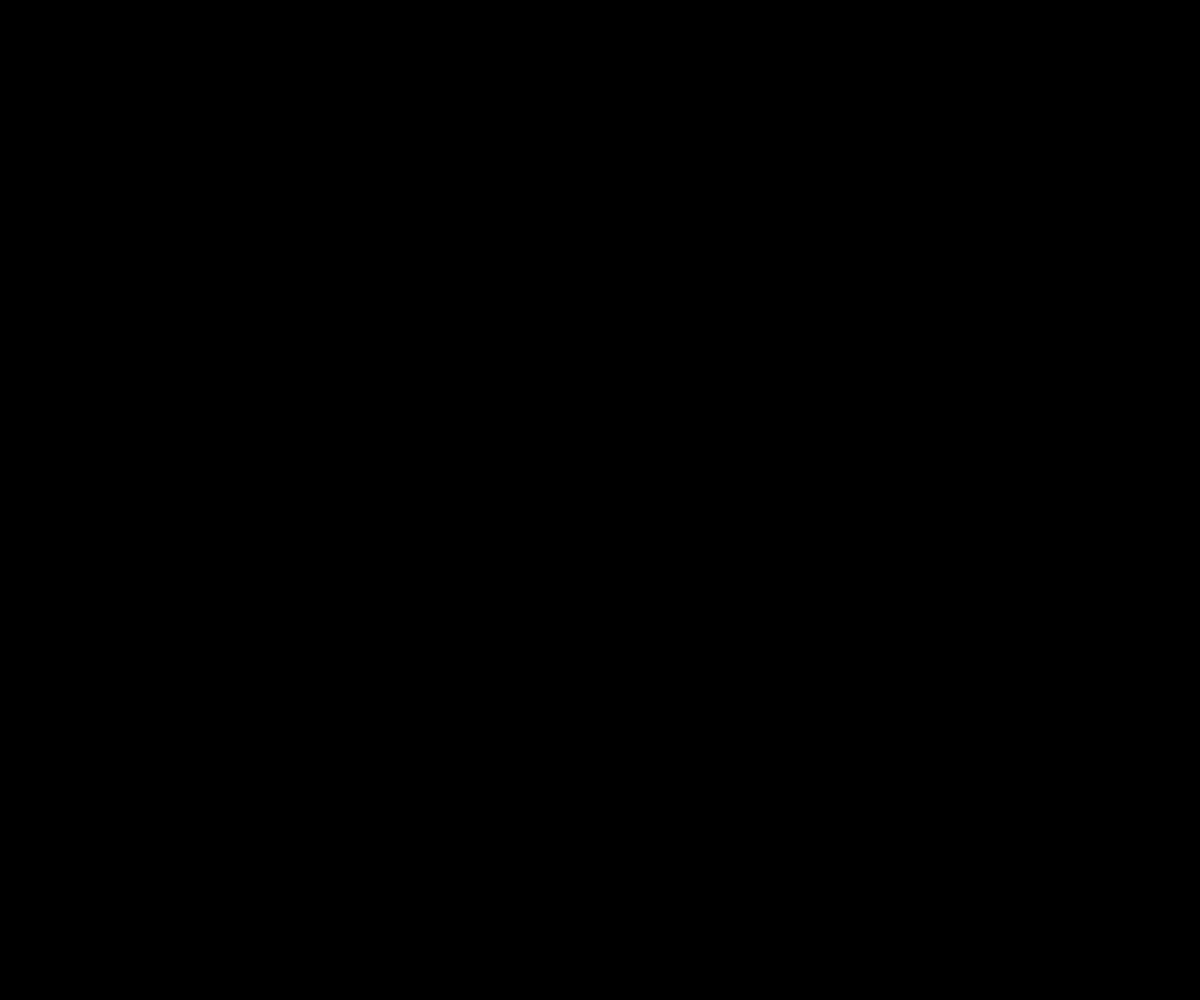
Frame 1 (no input)
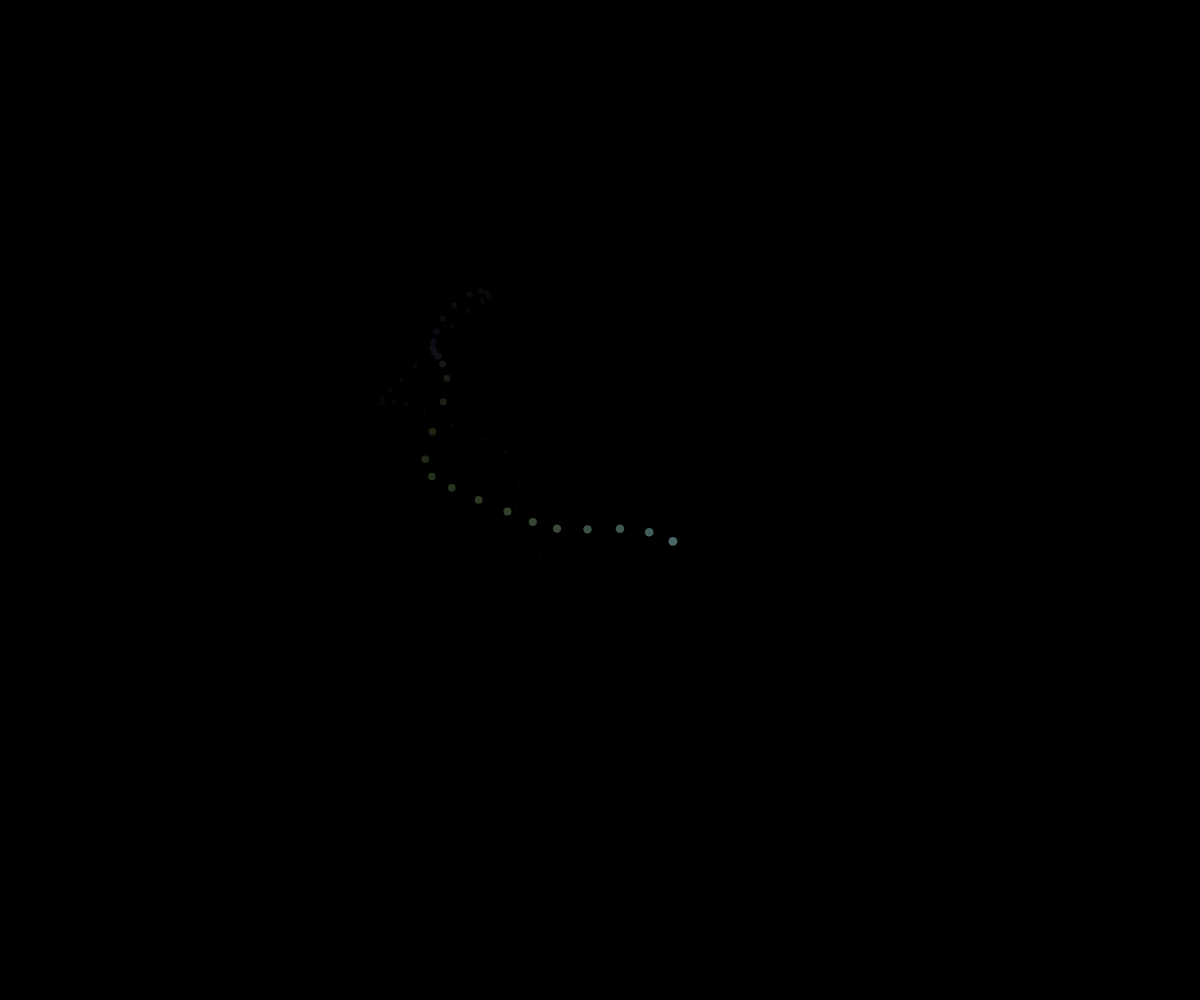
Frame 60 (no input)
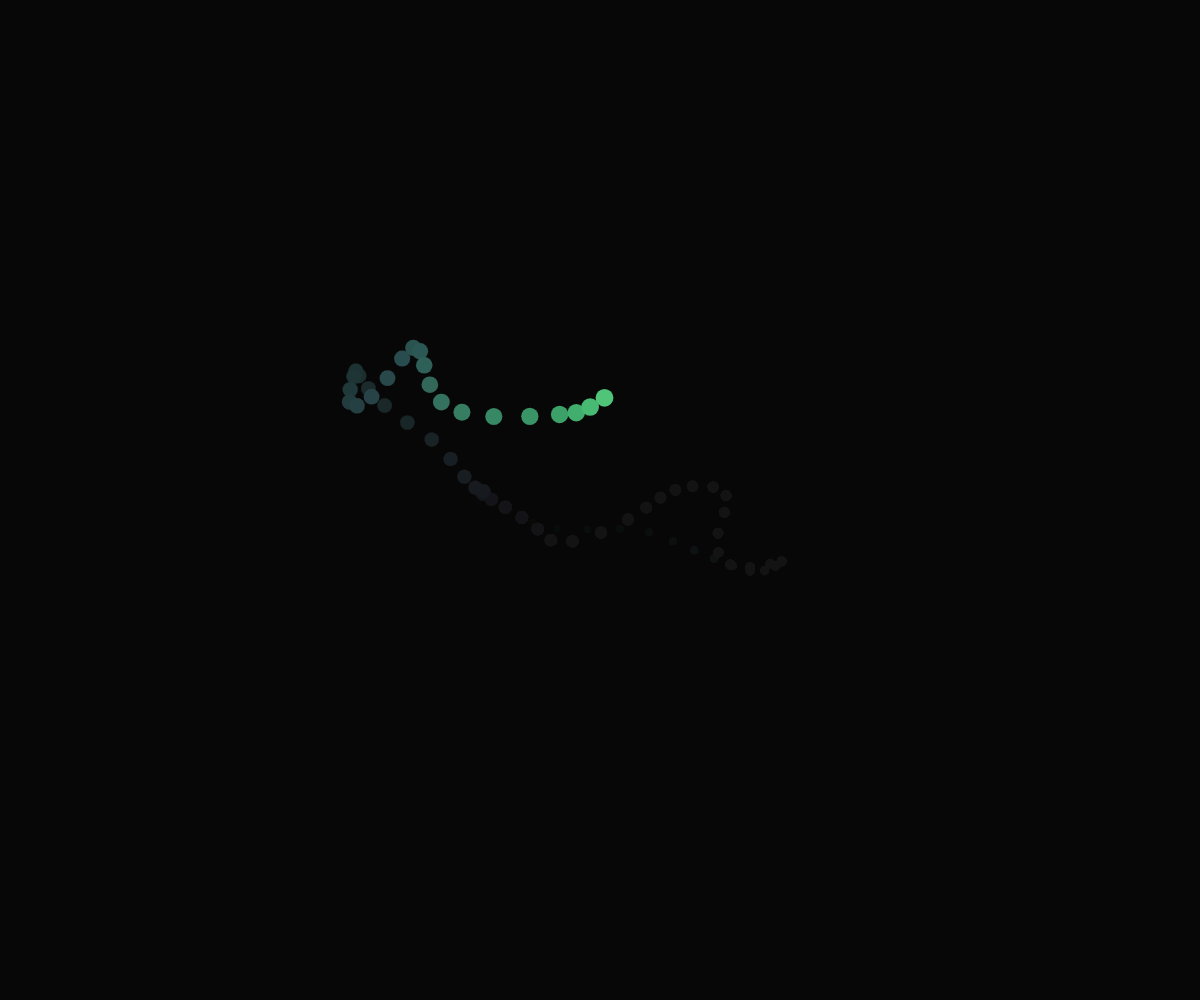
Frame 120 (the mouse pressed at the canvas centre since frame 60)

The p5.js sketch that drew these frames (run headless with seeded random() and noise() and a simulated clock; from frame 60 on, the mouse is pressed at the canvas centre):

// p5.js sketch
// ── sketch.js
var t;

function setup() {
  createCanvas(w=windowWidth, h=windowHeight);
  background(0);
  t = 0;
}

function draw() {
  // fade the background by giving it a low opacity
  background(t*5, 20);

  var x = width * noise(t);
  var y = height * noise(t + 2);
  var r = 255 * noise(t+5);
  var g = 255 * noise(t+20);
  var b = 255 * noise(t+100);
  
  noStroke();
  fill(r, g, b);
  ellipse(x , y, t * 5, t * 5);
  
  t = t + 0.03;

}
